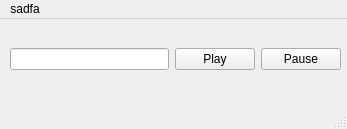
<?xml version="1.0" encoding="UTF-8"?>
<ui version="4.0">
 <class>MainWindow</class>
 <widget class="QMainWindow" name="MainWindow">
  <property name="geometry">
   <rect>
    <x>0</x>
    <y>0</y>
    <width>347</width>
    <height>129</height>
   </rect>
  </property>
  <property name="windowTitle">
   <string>MainWindow</string>
  </property>
  <widget class="QWidget" name="centralwidget">
   <widget class="QWidget" name="horizontalLayoutWidget">
    <property name="geometry">
     <rect>
      <x>10</x>
      <y>10</y>
      <width>331</width>
      <height>61</height>
     </rect>
    </property>
    <layout class="QHBoxLayout" name="horizontalLayout">
     <item>
      <widget class="QLineEdit" name="txt"/>
     </item>
     <item>
      <widget class="QPushButton" name="btnPlay">
       <property name="text">
        <string>Play</string>
       </property>
      </widget>
     </item>
     <item>
      <widget class="QPushButton" name="btnPause">
       <property name="text">
        <string>Pause</string>
       </property>
      </widget>
     </item>
    </layout>
   </widget>
  </widget>
  <widget class="QMenuBar" name="menubar">
   <property name="geometry">
    <rect>
     <x>0</x>
     <y>0</y>
     <width>347</width>
     <height>25</height>
    </rect>
   </property>
   <widget class="QMenu" name="menuSadfa">
    <property name="title">
     <string>sadfa</string>
    </property>
    <addaction name="actionSadf"/>
    <addaction name="actionAasdf"/>
   </widget>
   <addaction name="menuSadfa"/>
  </widget>
  <widget class="QStatusBar" name="statusbar"/>
  <action name="actionSadf">
   <property name="text">
    <string>sadf</string>
   </property>
  </action>
  <action name="actionAasdf">
   <property name="text">
    <string>aasdf</string>
   </property>
  </action>
 </widget>
 <resources/>
 <connections/>
</ui>
